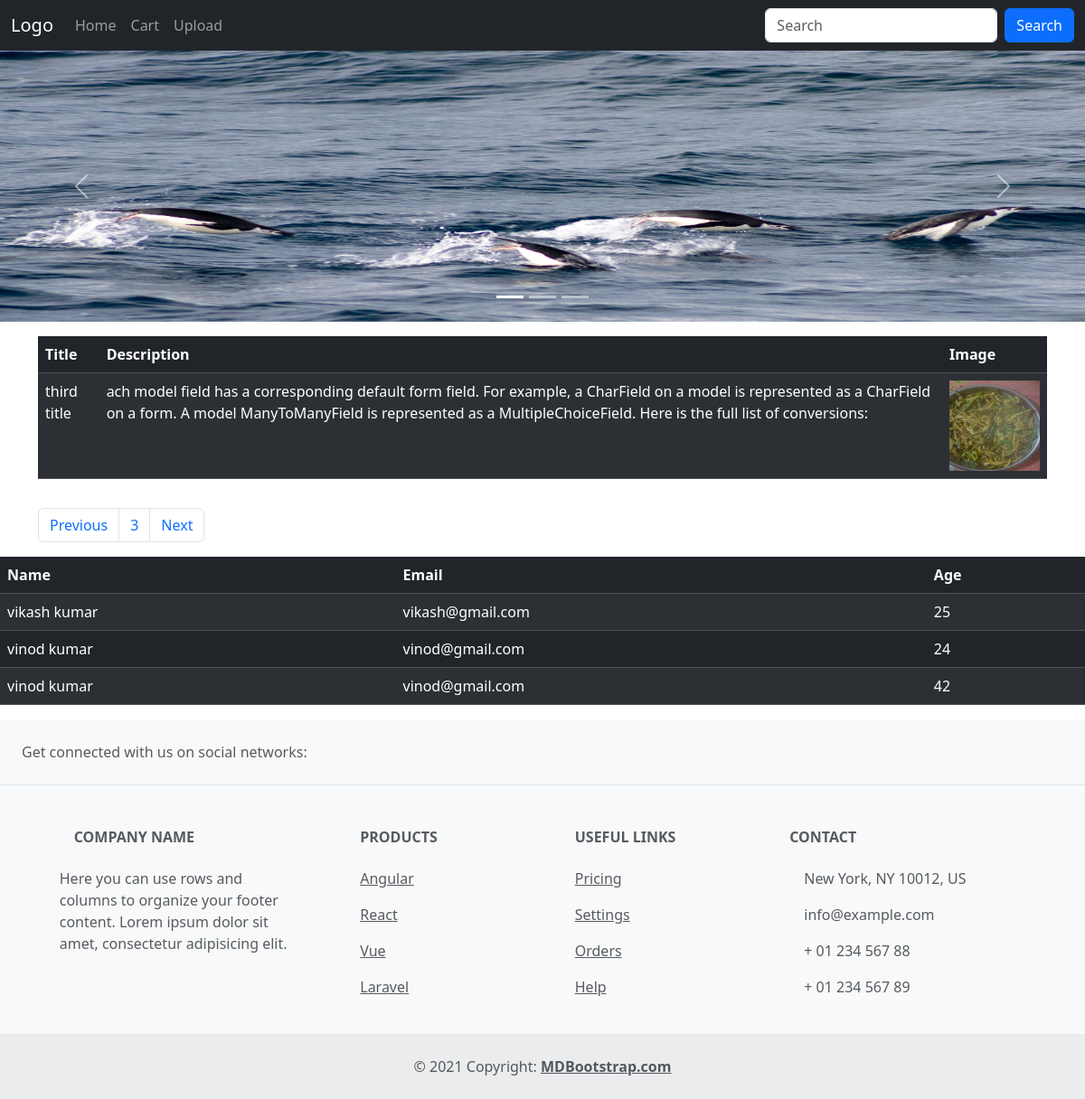
The page /?id=2 on the database its author committed.
### shop/models.py (models this page shows)
class Article(models.Model):
    id = IntegerField(auto_created=True,unique=True,primary_key=True)
    title = CharField(max_length=255)
    description = TextField(null=False)
    picture = models.ImageField(upload_to= "pictures")

class Customers(models.Model):
    name = CharField(max_length=70)
    email = EmailField(max_length=255)
    age = IntegerField()

### shop/views.py (the view)
# urls.py: path('', views.shop_home, name='index'),
def shop_home(request):
    id = request.GET.get("id",1)
    art_id = int(id)
    try:
        articles = Article.objects.all()[art_id:art_id+1]
        customers = Customers.objects.all()[:3]
    except:
        return render(request,'404.html')
    return render(request, 'index.html',{"customers":customers,"articles":articles})

### shop/templates/index.html
{% extends 'components/base.html' %}
{% load  static %}
{% block content %}
<div class="container pt-3 pb-3">
{% if articles %}
<table class="table table-dark table-striped">
  <thead>
    <tr>
      <th>Title</th>
      <th>Description</th>
      <th>Image</th>
    </tr>
  </thead>
  <tbody>
  {% for article in articles %}
    <tr>
      <td>{{ article.title }}</td>
      <td>{{ article.description }}</td>
      <td> <img src="media/{{article.picture}}" width="100" height="100" class="img"></td>
    </tr>
  {% endfor %}
  </tbody>
</table>
</div>
<div class="container">
<nav aria-label="Page navigation example">
  <ul class="pagination">
    {% for article in articles %}
    <li class="page-item"><a class="page-link" href="/?id={{ article.id | add:1}}">Previous</a></li>
    <li class="page-item"><a class="page-link" href="/?id={{article.id}}">{{ article.id }}</a></li>
    <li class="page-item"><a class="page-link" href="/?id={{ article.id }}">Next</a></li>
    {% endfor %}
  </ul>
</nav>
</div>
{% else %}
<p> No Data Found </p>
{% endif %}
<table class="table table-dark table-striped">
    <thead>
      <tr>
        <th>Name</th>
        <th>Email</th>
        <th>Age</th>
      </tr>
    </thead>
    <tbody>
    {% for customer in customers %}
      <tr>
        <td>{{ customer.name }}</td>
        <td>{{ customer.email }}</td>
        <td>{{ customer.age }}</td>
      </tr>
    {% endfor %}
    </tbody>
  </table>
{% endblock content %}

### rows shown on the page
Article: title "third title", description "ach model field has a corresponding default form field. For example, a CharField on a model is represented as a CharField on a form. A model ManyToManyField is represented as a MultipleChoiceField. Here is the full list of conversions:", picture (picture), id "3"
Customers: name "vikash kumar", email "vikash@gmail.com", age "25"
Customers: name "vinod kumar", email "vinod@gmail.com", age "24"
Customers: name "vinod kumar", email "vinod@gmail.com", age "42"
